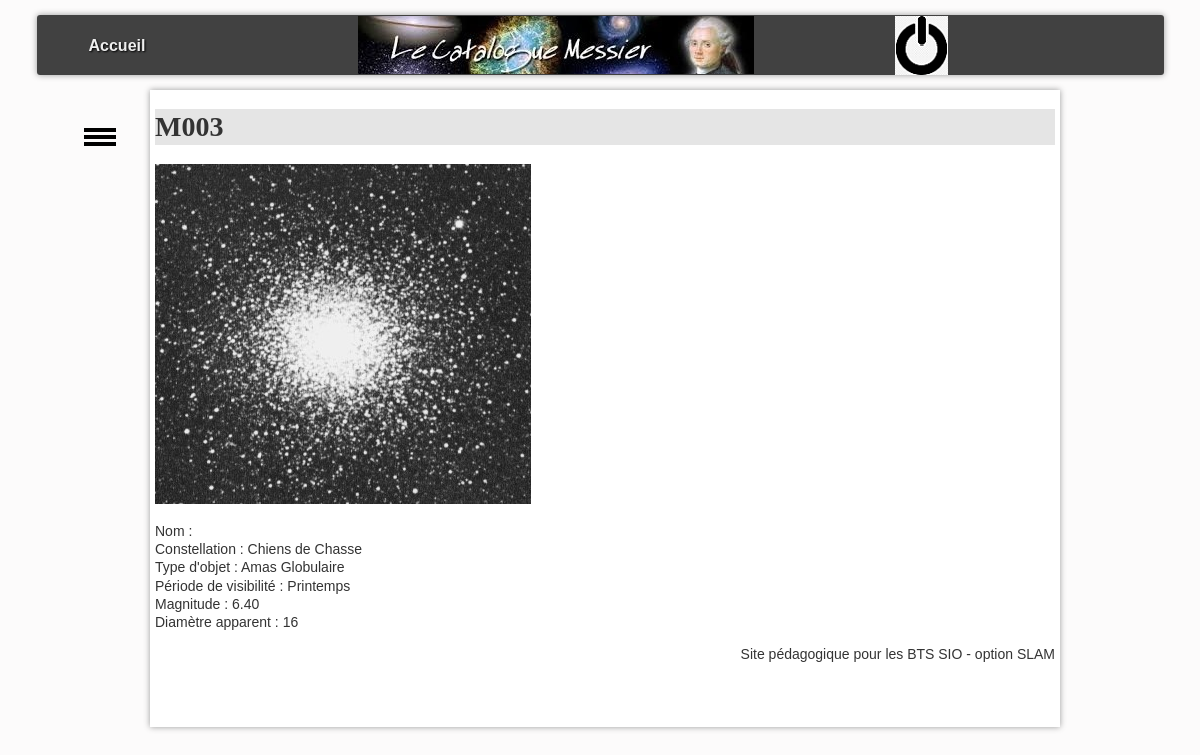
Screenshot of /SiteMessier2020-Login/SiteMessier2020-Login/?action=detail&numero=M003 with the database file from the repository.
### tables this page shows
CREATE TABLE IF NOT EXISTS `objet` (
  `numero` char(4) NOT NULL,
  `nomCommun` varchar(40) DEFAULT NULL,
  `constellation` varchar(40) DEFAULT NULL,
  `codeType` char(2) DEFAULT NULL,
  `periodeVisibilite` varchar(10) DEFAULT NULL,
  `magnitude` double(15,2) DEFAULT NULL,
  `diametreApparent` varchar(20) DEFAULT NULL,
  PRIMARY KEY (`numero`),
  KEY `codeType` (`codeType`)
);

CREATE TABLE IF NOT EXISTS `typeobjet` (
  `code` char(2) NOT NULL,
  `libelle` varchar(30) DEFAULT NULL,
  PRIMARY KEY (`code`),
  KEY `code` (`code`)
);

### SiteMessier2020-Login/SiteMessier2020-Login/controleur/ctrlDetailObjet.php (called while the page is built, shortened)
<?php
include_once "$racine/modele/modeleObjetDAO.php";
$numero = $_GET["numero"];
$unObjet = ObjetDAO::getObjetByNumero($numero);
$laPhoto = $unObjet[0]['numero'].".jpg";
include "$racine/vue/vueEntete.php";
include "$racine/vue/vueDetailObjet.php";
include "$racine/vue/vuePied.php";
?>

### SiteMessier2020-Login/SiteMessier2020-Login/index.php (called while the page is built, shortened)
<?php
include "getRacine.php";
if (isset($_GET["action"])){
    $action = $_GET["action"];
}
else{
    $action = "defaut";
}
$fichier = controleurPrincipal($action);
include "$racine/controleur/$fichier";
?>

### SiteMessier2020-Login/SiteMessier2020-Login/modele/connexion.php (called while the page is built, shortened)
<?php
   class Connexion{
        private static $connexion;
        public static function getInstance(){
            if(!self::$connexion){
                try {
                    $serveur = 'mysql:host=localhost:3306';
                    $bdd = 'dbname=site_messier';
                    $user = 'root' ;
                    $mdp = '' ;
                    self::$connexion = new PDO($serveur.';'.$bdd, $user, $mdp);
                    self::$connexion->query("SET CHARACTER SET utf8");
                } catch (PDOException $e) {
                        throw new Exception("Erreur à  la connexion \n" . $e->getMessage());
                }
            }
            return self::$connexion;
        }
     }
?>

### SiteMessier2020-Login/SiteMessier2020-Login/modele/modeleObjetDAO.php (called while the page is built, shortened)
<?php
    require_once("connexion.php");
    class ObjetDAO{
        public static function getObjetByNumero($numeroObj) {
            $resultat = array();
            try {
                $req = Connexion::getInstance()->prepare("SELECT * FROM objet join typeObjet ON codeType = code WHERE numero = :numeroObj");
                $req->bindValue(':numeroObj', $numeroObj, PDO::PARAM_STR);
                $req->execute();
                while ($ligne = $req->fetch(PDO::FETCH_ASSOC)) {
                    $resultat[] = $ligne;
                }
                return $resultat;
            }
            catch(PDOException $e) {
                print "Erreur !: " . $e->getMessage();
                die();
            }
        }
    }
?>

### SiteMessier2020-Login/SiteMessier2020-Login/vue/vueDetailObjet.php (the view)
<h1><?= $unObjet[0]['numero']; ?></h1>
<p id="principal">
    <img src="photos/<?= $laPhoto ?>" alt="photo de l'objet" />
    <br />
    <br />
    <?= "Nom : ". $unObjet[0]['nomCommun']; ?>    <br />
    <?= "Constellation : ". $unObjet[0]['constellation']; ?>    <br />
    <?= "Type d'objet : ". $unObjet[0]['libelle']; ?>    <br />
    <?= "Période de visibilité : ". $unObjet[0]['periodeVisibilite']; ?>    <br />
    <?= "Magnitude : ". $unObjet[0]['magnitude']; ?>    <br />
    <?= "Diamètre apparent : ". $unObjet[0]['diametreApparent']; ?>        <br />
</p>

### SiteMessier2020-Login/SiteMessier2020-Login/css/base.css (style rules this page uses)
:root { --largeurPage: 900px; --largeurMenuCont: 200px; --margeCalc: calc((100% - var(--largeurPage)) / 2); --margeMenuHaut: 15px; --hauteurMenuGene: 60px; --coulA1: #5A7694; --coulA2: #D7E5ED; --coulB1: #566459; --coulB2: #90974A; --coulC: #CDBCA0; --fondC: #fcfbfb; --padding_cote: 5px; }
body { font-family: Arial; color: #333; font-size: 14px; line-height: 1.3; scroll-behavior: smooth; background-color: var(--fondC); }

### SiteMessier2020-Login/SiteMessier2020-Login/css/cgu.css (style rules this page uses)
h1,h2,h3,h4 { font-family: Futura; background-color : rgba(0,0,0,0.1); }

### rows the page displays
objet: numero "M003", numero (picture), constellation "Chiens de Chasse", codeType.libelle "Amas Globulaire", periodeVisibilite "Printemps", magnitude "6.40", diametreApparent "16"
